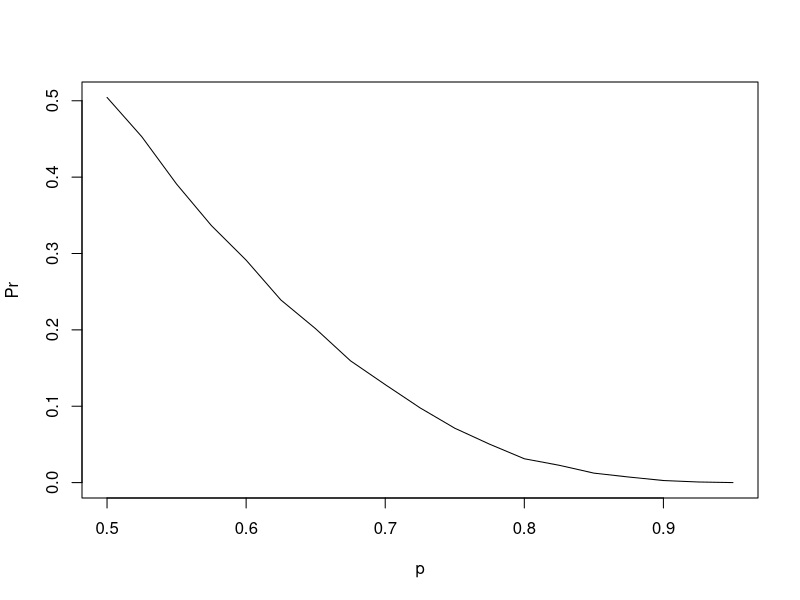
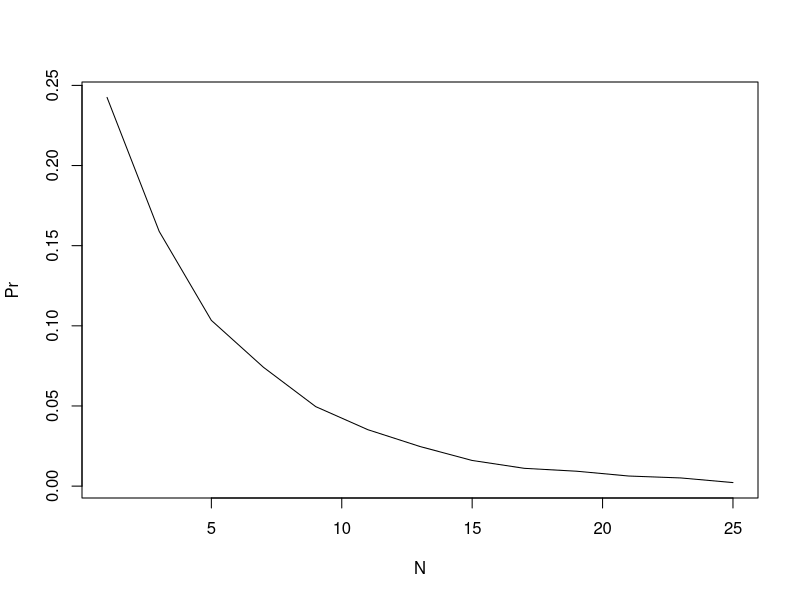

Here is the R script that generated these plots, in order:
##Monty Hall (Willem Ruys)

#stick strategy
B<-10000
stick <- replicate(B, {
  doors <- as.character(1:3)
  prize <- sample(c("car","goat","goat"))    # puts prizes in random order
  prize_door <- doors[prize == "car"]    # note which door has prize
  my_pick  <- sample(doors, 1)    # note which door is chosen
  show <- sample(doors[!doors %in% c(my_pick, prize_door)],1)    # open door with no prize that isn't chosen
  stick <- my_pick    # stick with original door
  stick == prize_door    # test whether the original door has the prize
})
mean(stick)


switch <- replicate(B, {
  doors <- as.character(1:3)
  prize <- sample(c("car","goat","goat"))    # puts prizes in random order
  prize_door <- doors[prize == "car"]    # note which door has prize
  my_pick  <- sample(doors, 1)    # note which door is chosen first
  show <- sample(doors[!doors %in% c(my_pick, prize_door)], 1)    # open door with no prize that isn't chosen
  switch <- doors[!doors%in%c(my_pick, show)]    # switch to the door that wasn't chosen first or opened
  switch == prize_door    # test whether the switched door has the prize
})
mean(switch)    # probability of c


## DataCamp

# Assign a variable 'n' as the number of remaining games.
n <- 6

# Assign a variable `outcomes` as a vector of possible game outcomes, where 0 indicates a loss and 1 indicates a win for the Cavs.
outcomes<-c(0,1)
# Assign a variable `l` to a list of all possible outcomes in all remaining games. Use the `rep` function on `list(outcomes)` to create list of length `n`.
l<-rep(list(outcomes),n)

# Create a data frame named 'possibilities' that contains all combinations of possible outcomes for the remaining games.
possibilities<-data.frame(expand.grid(l))

# Create a vector named 'results' that indicates whether each row in the data frame 'possibilities' contains enough wins for the Cavs to win the series.
results<-rowSums(possibilities)>=4

# Calculate the proportion of 'results' in which the Cavs win the series. Print the outcome to the console.
mean(results)


set.seed(1)

# Create an object called `results` that replicates for `B` iterations a simulated series and determines whether that series contains at least four wins for the Cavs.
B<-10000
stick <- replicate(B, {
  outcome <- sample(c(0,1), 6, replace = TRUE)
  result<-sum(outcome)
  result
  result>=4
})
mean(stick)


# Let's assign the variable 'p' as the vector of probabilities that team A will win.
p <- seq(0.5, 0.95, 0.025)

# Given a value 'p', the probability of winning the series for the underdog team B can be computed with the following function based on a Monte Carlo simulation:
prob_win <- function(p){
  B <- 10000
  result <- replicate(B, {
    b_win <- sample(c(1,0), 7, replace = TRUE, prob = c(1-p, p))
    sum(b_win)>=4
  })
  mean(result)
}

# Apply the 'prob_win' function across the vector of probabilities that team A will win to determine the probability that team B will win. Call this object 'Pr'.
Pr <- sapply(p, prob_win)    # apply compute_prob to many values of B


# Plot the probability 'p' on the x-axis and 'Pr' on the y-axis.
plot(p, Pr, type = "l")    # plot a line graph of estimates 



# Given a value 'p', the probability of winning the series for the underdog team B can be computed with the following function based on a Monte Carlo simulation:
prob_win <- function(N, p=0.75){
  B <- 10000
  result <- replicate(B, {
    b_win <- sample(c(1,0), N, replace = TRUE, prob = c(1-p, p))
    sum(b_win)>=(N+1)/2
  })
  mean(result)
}

# Assign the variable 'N' as the vector of series lengths. Use only odd numbers ranging from 1 to 25 games.
N<-seq(1,25,2)
Pr <- sapply(N, prob_win)  
plot(N, Pr, type = "l")


1/8*1/7*1/6



set.seed(1)
runners <- c("Jamaica", "Jamaica", "Jamaica", "USA", "Ecuador", "Netherlands", "France", "South Africa")
B<-10000
stick <- replicate(B, {
  runners <- c("Jamaica", "Jamaica", "Jamaica", "USA", "Ecuador", "Netherlands", "France", "South Africa")
  winners<-sample(runners,3)
  winners <- winners=="Jamaica"
  sum(winners)==3
})
mean(stick)
